Frame 1 (no input): blank canvas, image omitted
Frame 60 (no input): blank canvas, image omitted
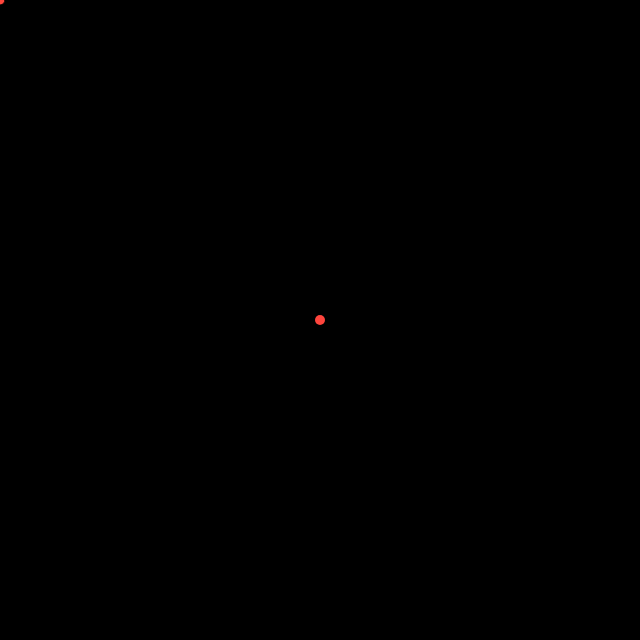
Frame 120 (the mouse pressed at the canvas centre since frame 60)

The p5.js sketch whose frames 1 and 60 were blank and that drew this single picture after the mouse press (run headless with seeded random() and noise() and a simulated clock; from frame 60 on, the mouse is pressed at the canvas centre):

// p5.js sketch
// ── sketch.js
  var Red = 255;
  var Green = 70;
  var Blue = 60;

function circle(x, y, radius){
  ellipse(x, y, radius, radius);
}
var value = 0;
function setup() {
  createCanvas(640, 640);
  
  background (0);
  var Red = 255;
  var Green = 160;
  var Blue = 50;
}

function draw() {

  noStroke();
 
}
function mouseMoved(){
 
  fill(Red, Green, Blue);
 circle (mouseX, mouseY, 10);
 Blue = Blue + 1;
 Green = Green - 1;
 Red = Red - 1;
 if (Blue == 255){
   Blue = 0;
 }
 if (Green === 0){
   Green = 255;
 }
 if (Red === 0){
   Red = 255;
 }
 
 
}

function keyTyped() {
  if (key === 'c') {
    background (0);
  } 

  // uncomment to prevent any default behavior
  // return false;
}

function mouseDragged() {

    fill (0);
   circle (mouseX, mouseY, 15);
}
